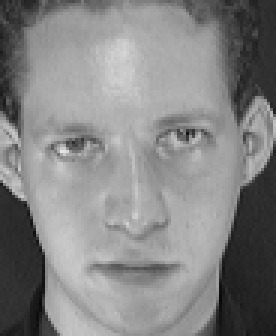
#> input picture Phase3/3.pgm, 92 x 112 px, given in place of 5.pgm, which was not available (shown 3 times larger)
$ jupyter execute --allow-errors Transform.ipynb
#> lines starting #> are read from the running program, lines starting #| are printed output that depends on the picture; pictures that were not available may be replaced by others from this repository, and a replacement may not be noted
### Phase3/Convert2MNIST.py
import csv,os,cv2

def convert_img_to_csv(img_dir):
    #Path to the new CSV file
    with open('/Users/johnson/Desktop/Research/Phase3/MNIST/Test.csv',"w",newline="") as file:
        #Set up CSV columns
        column_name = ["label"]
        column_name.extend(["pixel%d"%i for i in range(92*112)])
        writer = csv.writer(file)
        writer.writerow(column_name)
        #There are 40 folders in Phase 2
        # This directory contains a set of faces taken between April 1992 and
        # April 1994 at the Olivetti Research Laboratory in Cambridge, UK.
        for i in range(1,6):
            #Get the directories
            x = [img_dir,'/s',str(i)]
            folder = ''.join(x)
            print ("Path:",folder)
            img_list = os.listdir(folder)
            #Loop thru all images
            for img_name in img_list:
                #Discard all subfolders
                if not os.path.isdir(img_name):
                    print ("Image:",img_name)
                    img_path = os.path.join(folder,img_name)
                    #CV2.imread_grayscale (1) doesn't work here since we are reading .pgm
                    #img = cv2.imread(img_path,cv2.IMREAD_GRAYSCALE)
                    #We need -1 instead
                    img = cv2.imread(img_path,-1)

                    #Reduce the noice using GaussianBlur
                    blurred = cv2.GaussianBlur(img,(3,3),0)
                    #Detecte edges
                    img = cv2.Canny(blurred,60,120,apertureSize = 3)

                    # [9 lines of commented-out code are left out]
                    row_data = [i]
                    #Capture the pixels
                    row_data.extend(img.flatten())
                    #Write to CSV
                    writer.writerow(row_data)
    #Writing process completed
    print ("All Good")
    cv2.waitKey(0)
    cv2.destroyAllWindows()

### Phase3/Transform.ipynb
[cell 1]
import cv2,csv,os
from Convert2MNIST import *

#image = cv2.imread("3.pgm")
image = cv2.imread( './orl_faces/s2/5.pgm')
#> image is the input picture: shape (112, 92, 3); min 7, max 232, mean 132.6
cv2.imshow("palm",image) #to view the palm in python
cv2.waitKey(0)
gray = cv2.cvtColor(image,cv2.COLOR_BGR2GRAY)
blurred = cv2.GaussianBlur(gray,(3,3),0)
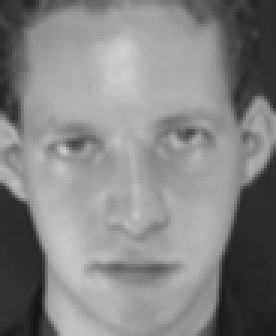
#> blurred: shape (112, 92) (shown 3 times larger); min 20, max 209, mean 132.7
edges = cv2.Canny(blurred,60,120,apertureSize = 3)
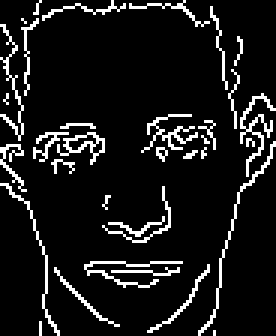
#> edges: shape (112, 92) (shown 3 times larger); 9.6% white in thin lines or dots
cv2.imshow("edges in palm",edges)
#edges.save('/Users/johnson/Desktop/Research/Phase3/edges.pgm')
cv2.waitKey(0)
edges = cv2.bitwise_not(edges)
#> edges: shape (112, 92); 90.4% white; black in thin lines or dots
cv2.imshow("edges in palm",edges)
cv2.waitKey(0)
cv2.destroyAllWindows()

[cell 2]
import cv2,csv,os
from Convert2MNIST import *
convert_img_to_csv('/Users/johnson/Desktop/Research/Phase3/orl_faces')

[cell 3]
print(os.path.join('/Users/johnson/Desktop/Research/Phase3/orl_faces','s1'))

[cell 4]
x = ['Users','/s',str(5)]
#> (the rest of this cell did not finish here and is left out)

[cell 5]
import cv2,csv,os
from Convert2MNIST import *
from PIL import Image

convert_img_to_csv('/Users/johnson/Desktop/Research/Phase3/orl_faces')

[cell 6]
import cv2
from PIL import Image
im = Image.open('/Users/johnson/Desktop/Research/Phase3/orl_faces/s1/2.pgm')    # 读取文件
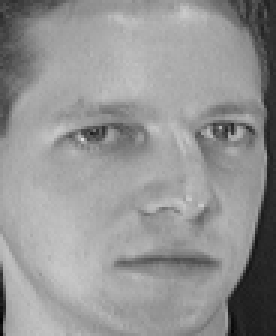
#> input picture Phase3/2.pgm, 92 x 112 px, given as the content of the folder /Users/johnson/Desktop/Research/Phase3/orl_faces/s1, which was not available (shown 3 times larger)
#> im is the input picture: PIL image 92x112 L; min 2, max 223, mean 148
im.show()
print(im.size)
#| (92, 112)
cv2.waitKey(0)
cv2.destroyAllWindows()

[cell 7]
import cv2
img = cv2.imread('/Users/johnson/Desktop/Research/Phase3/orl_faces/s1/2.pgm',cv2.IMREAD_GRAYSCALE)
cv2.imshow('img', img)

[cell 8]
import cv2,csv,os
from Convert2MNIST import *
from PIL import Image

convert_img_to_csv('/Users/johnson/Desktop/Research/Phase3/orl_faces')

[cell 9]
import cv2,csv,os
from Convert2MNIST import *
from PIL import Image

convert_img_to_csv('/Users/johnson/Desktop/Research/Phase3/orl_faces')

[cell 10]
import cv2,csv,os
from Convert2MNIST import *
from PIL import Image

convert_img_to_csv('/Users/johnson/Desktop/Research/Phase3/orl_faces')

[cell 11]
import csv,os,cv2
from PIL import Image

img_list = os.listdir('/Users/johnson/Desktop/Research/Phase3/orl_faces/s3')
for img_name in img_list:
    if not os.path.isdir(img_name):
        print ("Image:",img_name)
